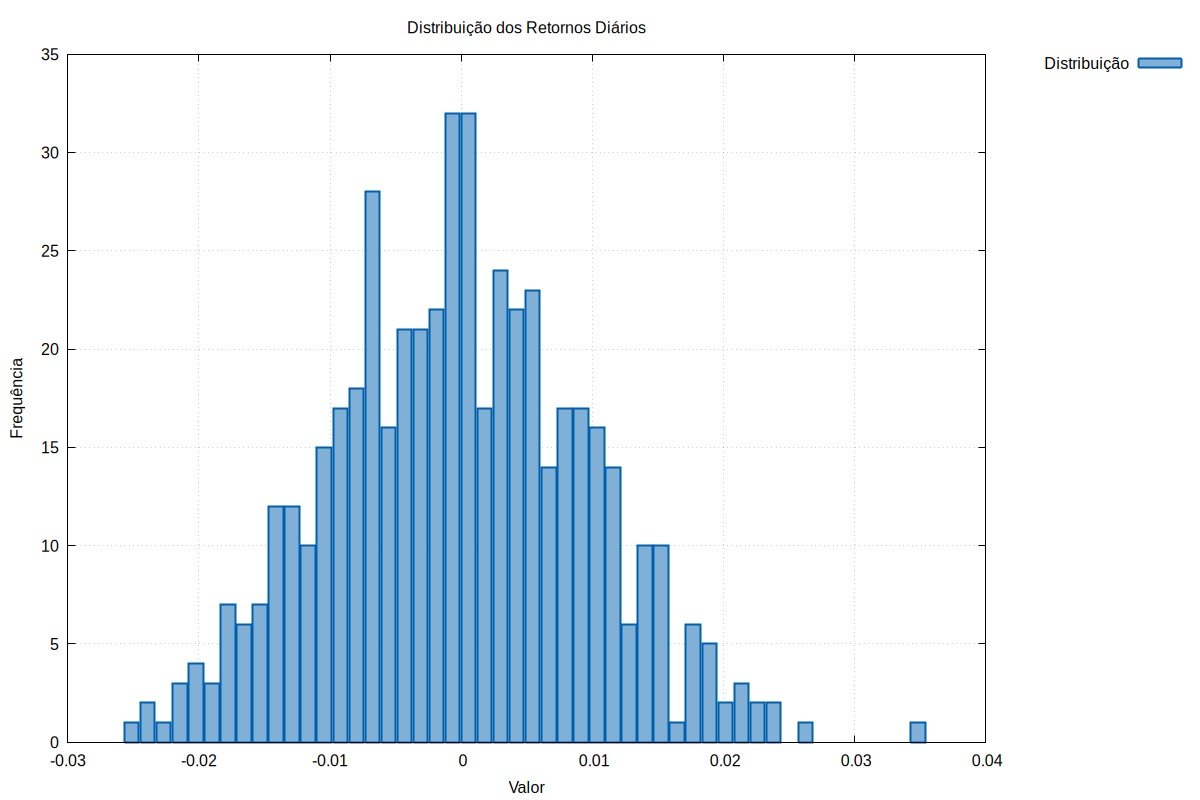

The script that saved this image:
set terminal pngcairo size 1200,800 enhanced font 'Arial,12'
set grid
set key outside right top
set style line 1 lc rgb '#0060ad' lt 1 lw 2
set style line 2 lc rgb '#dd181f' lt 1 lw 2
set style line 3 lc rgb '#00a000' lt 1 lw 2
set style line 4 lc rgb '#ffa000' lt 1 lw 2
set output 'resultados/histograma_retornos.png'
set title 'Distribuição dos Retornos Diários'
set xlabel 'Valor'
set ylabel 'Frequência'
set style fill solid 0.5
set boxwidth 0.00110168
plot 'resultados/histograma_retornos.dat' using 1:2 with boxes ls 1 title 'Distribuição'
